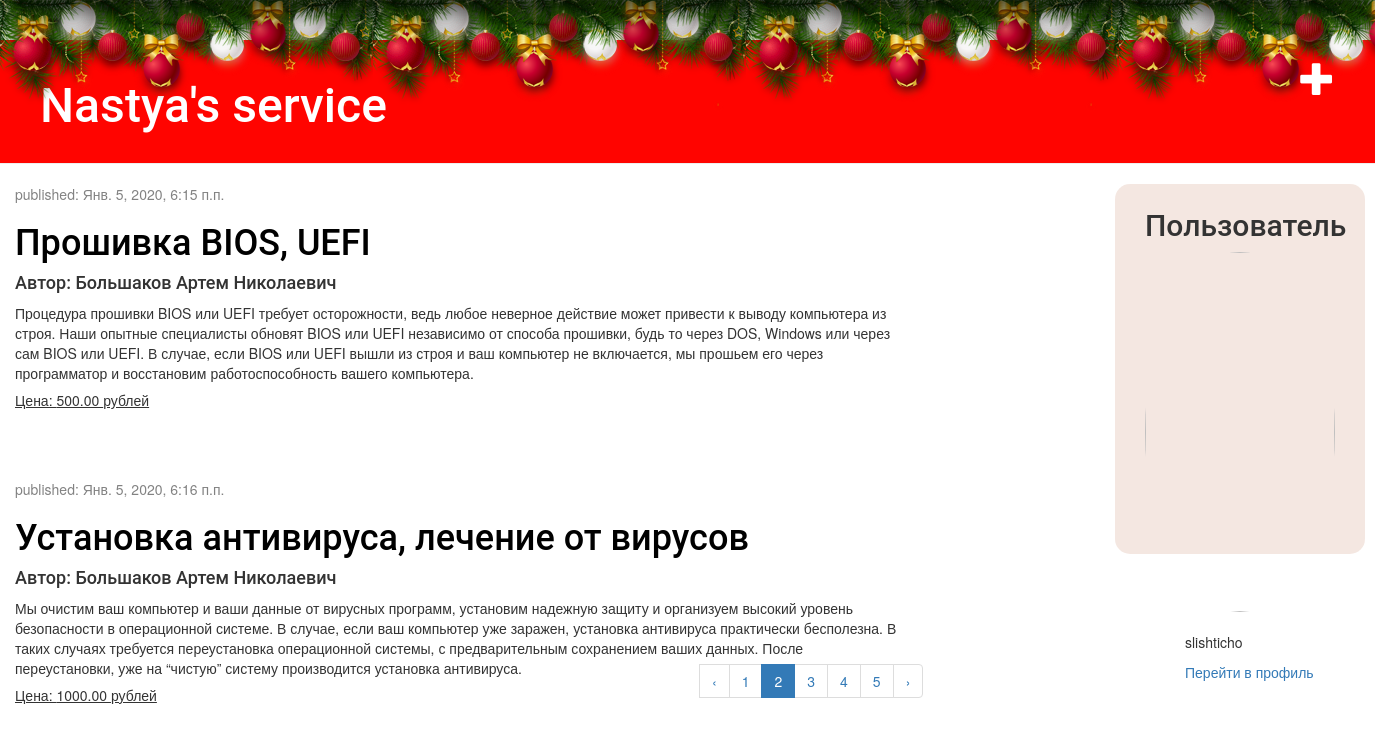
Page /?page=2 (signed in) on the committed database.
### dz/models.py (models this page shows, shortened)
class Service(models.Model):
	worker = models.ForeignKey(settings.AUTH_USER_MODEL, on_delete=models.CASCADE)
	author = models.CharField(max_length=100, default='')
	title = models.CharField(max_length=200)
	text = models.TextField()
	price = models.DecimalField(max_digits=15, decimal_places=2, default=0)
	created_date = models.DateTimeField(default=timezone.now())
	published_date = models.DateTimeField(blank=True, null=True)
	image = models.ImageField(upload_to='image', null=True, blank=True)

### dz/views.py (the view)
# urls.py: path('', views.main, name='main'),
def main(request):
	query_list = Service.objects.filter(published_date__lte=timezone.now()).order_by('published_date')
	paginator = Paginator(query_list, 2)
	page = request.GET.get('page')
	try:
		queryset = paginator.page(page)
	except PageNotAnInteger:
		queryset = paginator.page(1)
	except EmptyPage:
		queryset = paginator.page(paginator.num_pages)
	return render(request, 'blog/main.html', {'posts': queryset})

### templates/blog/main.html
{% extends 'blog/base.html' %}
{% block content %}
     {% for post in posts %}
         <div class="post">
             <div class="date">
                 <p>published: {{ post.published_date }}</p>
             </div>
             <h1><a href="{% url 'post_detail' pk=post.pk %}">{{ post.title }}</a> </h1>
             <h4>Автор: {{ post.author }}</h4>
             <p>{{ post.text|linebreaksbr }}</p>
             <h5> Цена: {{ post.price }} рублей</h5>
         </div>
     {% endfor %}
{% endblock %}

### templates/blog/base.html (shortened to what this page needs)
{% load static %}
{% load avatar_tags %}
<html>
    <head>
        <link rel="stylesheet" href="//maxcdn.bootstrapcdn.com/bootstrap/3.2.0/css/bootstrap.min.css">
        <link rel="stylesheet" href="//maxcdn.bootstrapcdn.com/bootstrap/3.2.0/css/bootstrap-theme.min.css">
        <link rel="stylesheet" href="{% static 'css/blog.css' %}">
        <link rel="stylesheet" href="{% static 'css/style.css' %}">
    </head>
    <body>
    <div class="b-page_newyear">
            <div class="b-page__content">
        <i class="b-head-decor">
            <i class="b-head-decor__inner b-head-decor__inner_n1">
              <div class="b-ball b-ball_n1 b-ball_bounce" data-note="0"><div class="b-ball__right"></div><div class="b-ball__i"></div></div>
              <div class="b-ball b-ball_n2 b-ball_bounce" data-note="1"><div class="b-ball__right"></div><div class="b-ball__i"></div></div>
              <div class="b-ball b-ball_n3 b-ball_bounce" data-note="2"><div class="b-ball__right"></div><div class="b-ball__i"></div></div>
              <div class="b-ball b-ball_n4 b-ball_bounce" data-note="3"><div class="b-ball__right"></div><div class="b-ball__i"></div></div>
              <div class="b-ball b-ball_n5 b-ball_bounce" data-note="4"><div class="b-ball__right"></div><div class="b-ball__i"></div></div>
              <div class="b-ball b-ball_n6 b-ball_bounce" data-note="5"><div class="b-ball__right"></div><div class="b-ball__i"></div></div>
              <div class="b-ball b-ball_n7 b-ball_bounce" data-note="6"><div class="b-ball__right"></div><div class="b-ball__i"></div></div>
              <div class="b-ball b-ball_n8 b-ball_bounce" data-note="7"><div class="b-ball__right"></div><div class="b-ball__i"></div></div>
              <div class="b-ball b-ball_n9 b-ball_bounce" data-note="8"><div class="b-ball__right"></div><div class="b-ball__i"></div></div>
              <div class="b-ball b-ball_i1"><div class="b-ball__right"></div><div class="b-ball__i"></div></div>
              <div class="b-ball b-ball_i2"><div class="b-ball__right"></div><div class="b-ball__i"></div></div>
              <div class="b-ball b-ball_i3"><div class="b-ball__right"></div><div class="b-ball__i"></div></div>
              <div class="b-ball b-ball_i4"><div class="b-ball__right"></div><div class="b-ball__i"></div></div>
              <div class="b-ball b-ball_i5"><div class="b-ball__right"></div><div class="b-ball__i"></div></div>
              <div class="b-ball b-ball_i6"><div class="b-ball__right"></div><div class="b-ball__i"></div></div>
            </i>
            <i class="b-head-decor__inner b-head-decor__inner_n2">
              <div class="b-ball b-ball_n1 b-ball_bounce" data-note="9"><div class="b-ball__right"></div><div class="b-ball__i"></div></div>
              <div class="b-ball b-ball_n2 b-ball_bounce" data-note="10"><div class="b-ball__right"></div><div class="b-ball__i"></div></div>
              <div class="b-ball b-ball_n3 b-ball_bounce" data-note="11"><div class="b-ball__right"></div><div class="b-ball__i"></div></div>
              <div class="b-ball b-ball_n4 b-ball_bounce" data-note="12"><div class="b-ball__right"></div><div class="b-ball__i"></div></div>
              <div class="b-ball b-ball_n5 b-ball_bounce" data-note="13"><div class="b-ball__right"></div><div class="b-ball__i"></div></div>
              <div class="b-ball b-ball_n6 b-ball_bounce" data-note="14"><div class="b-ball__right"></div><div class="b-ball__i"></div></div>
              <div class="b-ball b-ball_n7 b-ball_bounce" data-note="15"><div class="b-ball__right"></div><div class="b-ball__i"></div></div>
              <div class="b-ball b-ball_n8 b-ball_bounce" data-note="16"><div class="b-ball__right"></div><div class="b-ball__i"></div></div>
              <div class="b-ball b-ball_n9 b-ball_bounce" data-note="17"><div class="b-ball__right"></div><div class="b-ball__i"></div></div>
              <div class="b-ball b-ball_i1"><div class="b-ball__right"></div><div class="b-ball__i"></div></div>
              <div class="b-ball b-ball_i2"><div class="b-ball__right"></div><div class="b-ball__i"></div></div>
              <div class="b-ball b-ball_i3"><div class="b-ball__right"></div><div class="b-ball__i"></div></div>
              <div class="b-ball b-ball_i4"><div class="b-ball__right"></div><div class="b-ball__i"></div></div>
              <div class="b-ball b-ball_i5"><div class="b-ball__right"></div><div class="b-ball__i"></div></div>
              <div class="b-ball b-ball_i6"><div class="b-ball__right"></div><div class="b-ball__i"></div></div>
            </i>
            <i class="b-head-decor__inner b-head-decor__inner_n3">
              <div class="b-ball b-ball_n1 b-ball_bounce" data-note="18"><div class="b-ball__right"></div><div class="b-ball__i"></div></div>
              <div class="b-ball b-ball_n2 b-ball_bounce" data-note="19"><div class="b-ball__right"></div><div class="b-ball__i"></div></div>
              <div class="b-ball b-ball_n3 b-ball_bounce" data-note="20"><div class="b-ball__right"></div><div class="b-ball__i"></div></div>
              <div class="b-ball b-ball_n4 b-ball_bounce" data-note="21"><div class="b-ball__right"></div><div class="b-ball__i"></div></div>
              <div class="b-ball b-ball_n5 b-ball_bounce" data-note="22"><div class="b-ball__right"></div><div class="b-ball__i"></div></div>
              <div class="b-ball b-ball_n6 b-ball_bounce" data-note="23"><div class="b-ball__right"></div><div class="b-ball__i"></div></div>
              <div class="b-ball b-ball_n7 b-ball_bounce" data-note="24"><div class="b-ball__right"></div><div class="b-ball__i"></div></div>
              <div class="b-ball b-ball_n8 b-ball_bounce" data-note="25"><div class="b-ball__right"></div><div class="b-ball__i"></div></div>
              <div class="b-ball b-ball_n9 b-ball_bounce" data-note="26"><div class="b-ball__right"></div><div class="b-ball__i"></div></div>
              <div class="b-ball b-ball_i1"><div class="b-ball__right"></div><div class="b-ball__i"></div></div>
              <div class="b-ball b-ball_i2"><div class="b-ball__right"></div><div class="b-ball__i"></div></div>
              <div class="b-ball b-ball_i3"><div class="b-ball__right"></div><div class="b-ball__i"></div></div>
              <div class="b-ball b-ball_i4"><div class="b-ball__right"></div><div class="b-ball__i"></div></div>
              <div class="b-ball b-ball_i5"><div class="b-ball__right"></div><div class="b-ball__i"></div></div>
              <div class="b-ball b-ball_i6"><div class="b-ball__right"></div><div class="b-ball__i"></div></div>
            </i>
            <i class="b-head-decor__inner b-head-decor__inner_n4">
              <div class="b-ball b-ball_n1 b-ball_bounce" data-note="27"><div class="b-ball__right"></div><div class="b-ball__i"></div></div>
              <div class="b-ball b-ball_n2 b-ball_bounce" data-note="28"><div class="b-ball__right"></div><div class="b-ball__i"></div></div>
              <div class="b-ball b-ball_n3 b-ball_bounce" data-note="29"><div class="b-ball__right"></div><div class="b-ball__i"></div></div>
              <div class="b-ball b-ball_n4 b-ball_bounce" data-note="30"><div class="b-ball__right"></div><div class="b-ball__i"></div></div>
              <div class="b-ball b-ball_n5 b-ball_bounce" data-note="31"><div class="b-ball__right"></div><div class="b-ball__i"></div></div>
              <div class="b-ball b-ball_n6 b-ball_bounce" data-note="32"><div class="b-ball__right"></div><div class="b-ball__i"></div></div>
              <div class="b-ball b-ball_n7 b-ball_bounce" data-note="33"><div class="b-ball__right"></div><div class="b-ball__i"></div></div>
              <div class="b-ball b-ball_i1"><div class="b-ball__right"></div><div class="b-ball__i"></div></div>
              <div class="b-ball b-ball_i2"><div class="b-ball__right"></div><div class="b-ball__i"></div></div>
              <div class="b-ball b-ball_i3"><div class="b-ball__right"></div><div class="b-ball__i"></div></div>
              <div class="b-ball b-ball_i4"><div class="b-ball__right"></div><div class="b-ball__i"></div></div>
            </i>
        </i>
        </div>
    </div>
        <div class="page-header">
            {% if user.is_authenticated %}
                <a href="{% url 'post_new' %}" class="top-menu"><span class="glyphicon glyphicon-plus"></span></a>
                <h1><a href="/">Nastya's service</a></h1>
            {% else %}
                <a href="{% url 'login' %}" class="top-menu"><span class="glyphicon glyphicon-lock"></span></a>
                <h1><a href="/">Nastya's service</a></h1>
            {% endif %}
        </div>
        <div class="col-md-8">
            {% if user.is_authenticated %}
                <div class="id_username">
                    <h2 >Пользователь</h2>
                    <img src="{% avatar_url user 265%}" class="Avatar_main">
                    <div class="id_1">
                        <br/>
                        <p>{{ user.username }}</p>
                        <a href="{% url 'profile' %}">Перейти в профиль</a>
                    </div>
                </div>
            {% endif %}
            {% block content %}
            {% endblock %}
        </div>
        <div class="ttt">
        <div>
            <nav>
            <ul class="pagination">
        <li>
          {% if posts.has_previous %}
             <li class="previous"> <a href="?page={{ posts.previous_page_number }}">
             <span aria-hidden="true">‹</span></a>
          {% else %}
              <li class="previous disabled"><a>‹</a>
          {% endif %}
        </li>
         {% for page in posts.paginator.page_range %}
            {% if page == posts.number %}
            <li class="pg active"><a class = "page_number" href="?page={{page}}">{{page}}</a>
            {% else %}
            <li class="pg"><a class = "page_number" href="?page={{page}}">{{page}}</a>
            {% endif %}
        {% endfor %}
        <li class="page-item">
          {% if posts.has_next %}
            <li class="previous"> <a href="?page={{ posts.next_page_number }}">›</a></li>
          {% else %}
              <li class="next disabled"><a>›</a>
          {% endif %}
        </li>
      </ul>
    </nav>
  </div>
</div>
    </body>
</html>

### dz/static/css/blog.css (style rules this page uses)
.page-header { background-color: rgb(255, 4, 0); margin-top: 0; padding: 20px 20px 20px 40px; }
.page-header h1, .page-header h1 a, .page-header h1 a:visited, .page-header h1 a:active { color: #ffffff; font-size: 36pt; text-decoration: none; }
h1, h2, h3, h4 { font-family: 'Roboto'; }
h5 { text-decoration: underline; }
.date { color: #828282; }
.top-menu { color: #ffffff; float: right; font-size: 26pt; margin-right: 20px; }
.post { margin-bottom: 70px; }
.post h1 a, .post h1 a:visited { color: #000000; }
.id_username { position: absolute; margin: 0 1100px; padding: 5px 30px; background: rgba(204, 141, 112, 0.21); border-radius: 15px; width: 250px; height: 370px }
img.Avatar_main { width: 100%; border-radius: 50%; }
.ttt { position: absolute; margin: 460px 700px; width: 500px; height: 0; }
.id_1 { position: absolute; margin: 0 40px; }

### dz/static/css/style.css (style rules this page uses)
body { position:relative; z-index:0; margin:0; padding:0 0 1em 0; background-repeat: no-repeat; background-size: cover; background-attachment: fixed; background-position: center top; }
.b-page__content { min-height: 40px; }
.b-head-decor { display:none }
.b-page_newyear .b-head-decor { position:absolute; top:0; left:0; display:block; height:115px; width:100%; overflow:hidden; background:url(balls/b-head-decor_newyear.png) repeat-x 0 0 }
.b-page_newyear .b-head-decor__inner { position:absolute;top:0;left:0;height:115px;display:block;width:373px }
.b-page_newyear .b-head-decor::before { content:'';display:block;position:absolute;top:-115px;left:0;z-index:3;height:115px;display:block;width:100%;box-shadow:0 15px 30px rgba(0,0,0,0.75) }
.b-page_newyear .b-head-decor__inner_n2 { left:373px }
.b-page_newyear .b-head-decor__inner_n3 { left:746px }
.b-page_newyear .b-head-decor__inner_n4 { left:1119px }
.b-ball { position:absolute }
.b-ball_n1 { top:0;left:3px;width:59px;height:83px }
.b-ball_n2 { top:-19px;left:51px;width:55px;height:70px }
.b-ball_n3 { top:9px;left:88px;width:49px;height:67px }
.b-ball_n4 { top:0;left:133px;width:57px;height:102px }
.b-ball_n5 { top:0;left:166px;width:49px;height:57px }
.b-ball_n6 { top:6px;left:200px;width:54px;height:70px }
.b-ball_n7 { top:0;left:240px;width:56px;height:67px }
.b-ball_n8 { top:0;left:283px;width:54px;height:53px }
.b-ball_n9 { top:10px;left:321px;width:49px;height:66px }
.b-ball_n1 .b-ball__i { background:url(balls/b-ball_n1.png) no-repeat }
.b-ball_n2 .b-ball__i { background:url(balls/b-ball_n2.png) no-repeat }
.b-ball_n3 .b-ball__i { background:url(balls/b-ball_n3.png) no-repeat }
.b-ball_n4 .b-ball__i { background:url(balls/b-ball_n4.png) no-repeat }
.b-ball_n5 .b-ball__i { background:url(balls/b-ball_n5.png) no-repeat }
.b-ball_n6 .b-ball__i { background:url(balls/b-ball_n6.png) no-repeat }
.b-ball_n7 .b-ball__i { background:url(balls/b-ball_n7.png) no-repeat }
.b-ball_n8 .b-ball__i { background:url(balls/b-ball_n8.png) no-repeat }
.b-ball_n9 .b-ball__i { background:url(balls/b-ball_n9.png) no-repeat }
.b-ball_i1 .b-ball__i { background:url(balls/b-ball_i1.png) no-repeat }
.b-ball_i2 .b-ball__i { background:url(balls/b-ball_i2.png) no-repeat }
.b-ball_i3 .b-ball__i { background:url(balls/b-ball_i3.png) no-repeat }
.b-ball_i4 .b-ball__i { background:url(balls/b-ball_i4.png) no-repeat }
.b-ball_i5 .b-ball__i { background:url(balls/b-ball_i5.png) no-repeat }
.b-ball_i6 .b-ball__i { background:url(balls/b-ball_i6.png) no-repeat }
.b-ball_i1 { top:0;left:0;width:25px;height:71px }
.b-ball_i2 { top:0;left:25px;width:61px;height:27px }
.b-ball_i3 { top:0;left:176px;width:29px;height:31px }
.b-ball_i4 { top:0;left:205px;width:50px;height:51px }
.b-ball_i5 { top:0;left:289px;width:78px;height:28px }
.b-ball_i6 { top:0;left:367px;width:6px;height:69px }
.b-ball__i { position:absolute; width:100%; height:100%; -webkit-transform-origin:50% 0; -moz-transform-origin:50% 0; -o-transform-origin:50% 0; transform-origin:50% 0; -webkit-transition:all .3s ease-in-out; -moz-transition:all .3s ease-in-out; -o-transition:all .3s ease-in-out; transition:all .3s ease-in-out; pointer-events:none }
.b-ball_bounce .b-ball__right { position:absolute;top:0;right:0;left:50%;bottom:0;z-index:9 }

### rows in the picture
Service: published_date "Янв. 5, 2020, 6:15 п.п.", title "Прошивка BIOS, UEFI", author "Большаков Артем Николаевич", text "Процедура прошивки BIOS или UEFI требует осторожности, ведь любое неверное действие может привести к выводу компьютера из строя. Наши опытные специалисты обновят BIOS или UEFI независимо от способа прошивки, будь то через DOS, Windows или через сам BIOS или UEFI. В случае, если BIOS или UEFI вышли из строя и ваш компьютер не включается, мы прошьем его через программатор и восстановим работоспособность вашего компьютера.", price "500.00"
Service: published_date "Янв. 5, 2020, 6:16 п.п.", title "Установка антивируса, лечение от вирусов", author "Большаков Артем Николаевич", text "Мы очистим ваш компьютер и ваши данные от вирусных программ, установим надежную защиту и организуем высокий уровень безопасности в операционной системе. В случае, если ваш компьютер уже заражен, установка антивируса практически бесполезна. В таких случаях требуется переустановка операционной системы, с предварительным сохранением ваших данных. После переустановки, уже на “чистую” систему производится установка антивируса.", price "1000.00"

### other values in the picture
{{ user.username }} "slishticho"
{{ page }} "1" "3" "4" "5"
{{ page }} "2"
